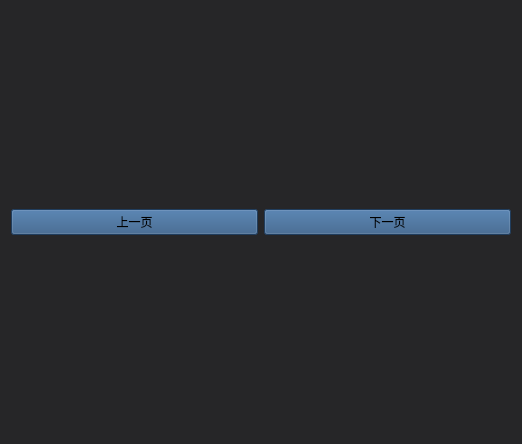
         <widget class="QWidget" name="entrustSearch">
          <property name="styleSheet">
           <string notr="true">background-color:rgb(38,38,40);</string>
          </property>
          <layout class="QGridLayout" name="gridLayout_3">
           <item row="0" column="0" colspan="2">
            <widget class="EntrustTable" name="entrustTable">
             <property name="mouseTracking">
              <bool>false</bool>
             </property>
             <property name="styleSheet">
              <string notr="true">QTableView
{
	background-color: transparent;
	font:14px &quot;微软雅黑&quot;;
	text-align:center;
	color:white;
	gridline-color:rgb(50, 50, 50);
}
 
QTableView::item
{	
	font:14px &quot;微软雅黑&quot;;
	color:white; 
}
 
QHeaderView::section {	
	color: white;
	text-align:center;
	background-color: transparent;
	border:2px solid rgb(50, 50, 50);
	border-left:none;
}</string>
             </property>
             <property name="verticalScrollBarPolicy">
              <enum>Qt::ScrollBarAlwaysOff</enum>
             </property>
            </widget>
           </item>
           <item row="1" column="0">
            <widget class="QPushButton" name="last">
             <property name="cursor">
              <cursorShape>PointingHandCursor</cursorShape>
             </property>
             <property name="styleSheet">
              <string notr="true">background-color:rgb(45,85,130);</string>
             </property>
             <property name="text">
              <string>上一页</string>
             </property>
            </widget>
           </item>
           <item row="1" column="1">
            <widget class="QPushButton" name="next">
             <property name="cursor">
              <cursorShape>PointingHandCursor</cursorShape>
             </property>
             <property name="styleSheet">
              <string notr="true">background-color:rgb(45,85,130);</string>
             </property>
             <property name="text">
              <string>下一页</string>
             </property>
            </widget>
           </item>
           <item row="2" column="0" colspan="2">
            <widget class="BargainTable" name="bargainTable">
             <property name="sizePolicy">
              <sizepolicy hsizetype="Expanding" vsizetype="Expanding">
               <horstretch>0</horstretch>
               <verstretch>0</verstretch>
              </sizepolicy>
             </property>
             <property name="minimumSize">
              <size>
               <width>500</width>
               <height>0</height>
              </size>
             </property>
             <property name="styleSheet">
              <string notr="true">QTableView
{
	background-color: transparent;
	font:14px &quot;微软雅黑&quot;;
	text-align:center;
	color:white;
	gridline-color:rgb(50, 50, 50);
}
 
QTableView::item
{	
	font:14px &quot;微软雅黑&quot;;
	color:white; 
}
 
QTableView::item:selected
{	
	color:#677483;
}
 
QHeaderView::section {	
	color: white;
	text-align:center;
	background-color: transparent;
	border:2px solid rgb(50, 50, 50);
	border-left:none;
}</string>
             </property>
            </widget>
           </item>
          </layout>
         </widget>
